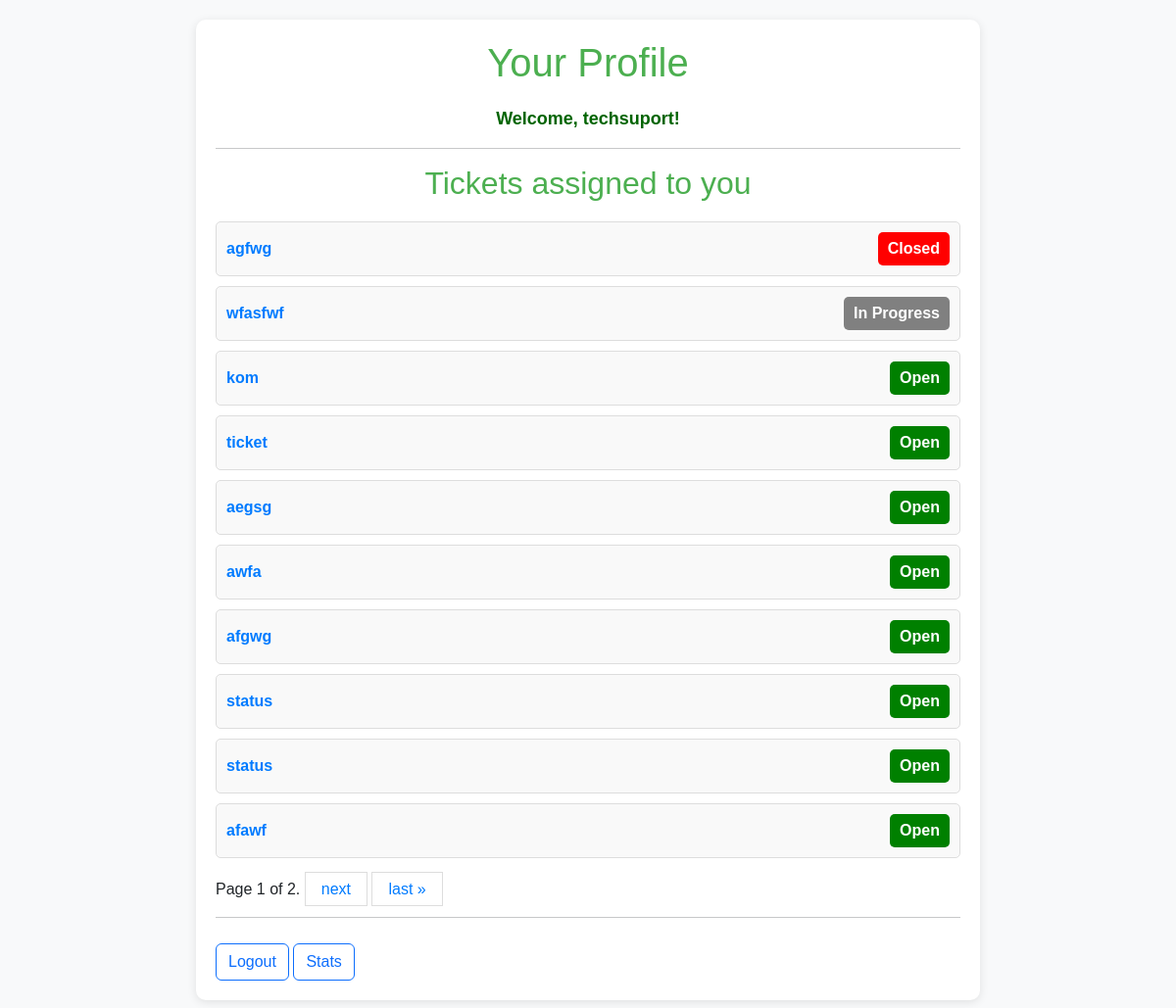
The page /tickets/ (signed in) on the database as committed earlier.
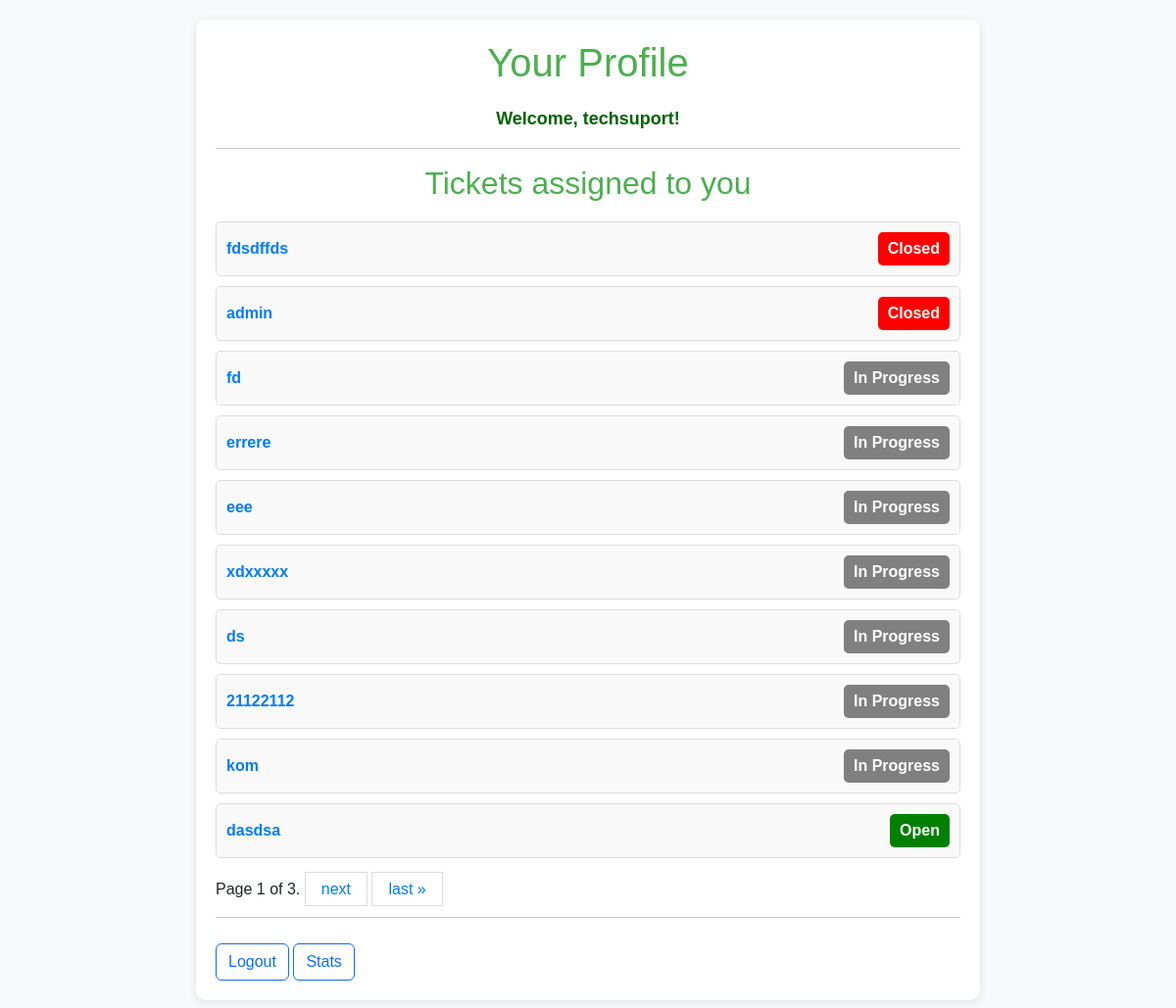
The same page on the database as committed later.
### tickets/models.py (models this page shows, shortened)
class Ticket(models.Model):
    STATUS_CHOICES = [
        ('open', 'Open'),
        ('in_progress', 'In Progress'),
        ('closed', 'Closed'),
    ]
    title = models.CharField(max_length=200)
    description = models.TextField()
    status = models.CharField(max_length=20, choices=STATUS_CHOICES, default='open')
    created_by = models.ForeignKey(User, on_delete=models.CASCADE, related_name='created_tickets')
    problem_type = models.ForeignKey(ProblemType, on_delete=models.SET_NULL, null=True)
    assigned_to = models.ForeignKey(User, on_delete=models.SET_NULL, null=True, related_name='assigned_tickets')
    created_at = models.DateTimeField(auto_now_add=True)
    updated_at = models.DateTimeField(auto_now=True)
    class Meta:
        ordering = ['status', '-created_at']

### tickets/views.py (the view)
# urls.py: path('', views.profile, name='ticket_list'),
@login_required
def profile(request):
    is_tech_support = request.user.groups.filter(name='Tech Support').exists()
    if is_tech_support:
        user_tickets = Ticket.objects.filter(assigned_to=request.user)
        ticket_type = "assigned to you"
    else:
        user_tickets = Ticket.objects.filter(created_by=request.user)
        ticket_type = "created by you"
    paginator = Paginator(user_tickets, 10)
    page_number = request.GET.get('page')
    try:
        user_tickets = paginator.page(page_number)
    except PageNotAnInteger:
        user_tickets = paginator.page(1)
    except EmptyPage:
        user_tickets = paginator.page(paginator.num_pages)
    return render(request, 'registration/profile.html', {
        'user_tickets': user_tickets,
        'ticket_type': ticket_type,
        'is_tech_support': is_tech_support,
    })

### tickets/templates/registration/profile.html (shortened to what this page needs)
{% extends 'base.html' %}
{% block content %}
    <h1>Your Profile</h1>
    <p class="welcome">Welcome, {{ user.username }}!</p>
<hr>
    {% if user_tickets %}
        <h2>Tickets {{ ticket_type }}</h2>
        <ul class="ticket-list">
            {% for ticket in user_tickets %}
                <li>
                    <a href="{% url 'ticket_detail' ticket.pk %}">{{ ticket.title }}</a>
                    <span class="status
                        {% if ticket.status == 'open' %}open{% elif ticket.status == 'in_progress' %}in-progress{% else %}closed{% endif %}">
                        {{ ticket.get_status_display }}
                    </span>
                </li>
            {% endfor %}
        </ul>
        <div class="pagination">
            <span class="step-links">
                <span class="current">
                    Page {{ user_tickets.number }} of {{ user_tickets.paginator.num_pages }}.
                </span>
                {% if user_tickets.has_next %}
                    <a href="?page={{ user_tickets.next_page_number }}">next</a>
                    <a href="?page={{ user_tickets.paginator.num_pages }}">last &raquo;</a>
                {% endif %}
            </span>
        </div>
    {% else %}
        <p>No tickets {{ ticket_type }} yet.</p>
    {% endif %}
<hr>
    <a href="{% url 'logout' %}" class="btn btn-outline-primary">Logout</a>
     <a href="{% url 'bar' %}" class="btn btn-outline-primary">Stats</a>
{% endblock %}

Rows that differ between the two databases and show on the page:
removed Ticket: title "agfwg", status "Closed"
removed Ticket: title "wfasfwf", status "In Progress"
removed Ticket: title "ticket", status "Open"
no longer on this page (row unchanged): Ticket: title "aegsg", status "Open"
no longer on this page (row unchanged): Ticket: title "awfa", status "Open"
no longer on this page (row unchanged): Ticket: title "afgwg", status "Open"
no longer on this page (row unchanged): Ticket: title "status", status "Open"
no longer on this page (row unchanged): Ticket: title "status", status "Open"
no longer on this page (row unchanged): Ticket: title "afawf", status "Open"
added Ticket: title "fdsdffds", status "Closed"
added Ticket: title "admin", status "Closed"
added Ticket: title "fd", status "In Progress"
added Ticket: title "errere", status "In Progress"
added Ticket: title "eee", status "In Progress"
added Ticket: title "xdxxxxx", status "In Progress"
added Ticket: title "ds", status "In Progress"
added Ticket: title "21122112", status "In Progress"
changed Ticket "kom": status "Open" → "In Progress"
added Ticket: title "dasdsa", status "Open"
Other text that changed with them:
{{ user_tickets.paginator.num_pages }}: "2" → "3"
